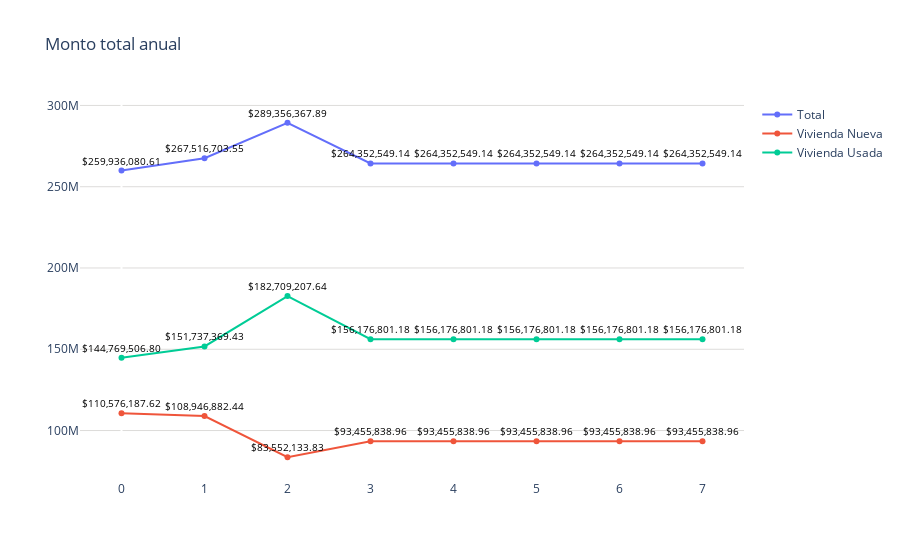

Notebook code for this chart:
### Code cell
import plotly.graph_objects as go
import os
import plotly.io as pio
import locale

# Configurar el locale para formatear los números como moneda
locale.setlocale(locale.LC_ALL, '')

# Datos
trimestres = nuevo_df['trimestres']
modalidades = nuevo_df['modalidades']
montos = nuevo_df['montos']

fig = go.Figure()

# Agregar líneas para cada modalidad
for modalidad in modalidades.unique():
    df_modalidad = nuevo_df[nuevo_df['modalidades'] == modalidad]
    fig.add_trace(go.Scatter(
        x=df_modalidad['trimestres'],
        y=df_modalidad['montos'],
        mode='markers+lines',
        name=modalidad
    ))

fig.update_layout(
    title='Monto total anual',
    yaxis=dict(gridcolor='#dddcda'),
    plot_bgcolor='rgba(0,0,0,0)',  # Color de fondo del gráfico
)

# Agregar etiquetas de texto a los puntos
for trace in fig.data:
    df_modalidad = nuevo_df[nuevo_df['modalidades'] == trace.name]
    for i, point in enumerate(trace.y):
        # Formatear el valor del monto como una cadena en formato de precio
        monto_formateado = locale.currency(df_modalidad.iloc[i]["montos"], grouping=True)
        fig.add_annotation(
            x=trace.x[i], 
            y=point, 
            text=f'{monto_formateado}', 
            showarrow=False,
            font=dict(color='black', size=10),
            yshift=10
        )

# Exportar gráfica como archivo HTML
def guardar_grafico_como_html(fig, nombre_archivo, carpeta='graficas'):
    # Crear la carpeta si no existe
    if not os.path.exists(carpeta):
        os.makedirs(carpeta)
    
    # Gráfica como archivo HTML en la carpeta especificada
    pio.write_html(fig, f'{carpeta}/{nombre_archivo}.html')

guardar_grafico_como_html(fig, 'g_scatt_forecastcreditgral_total_direct_tulancingo', carpeta='graficas')
fig.show()

### Figure 1 — Plotly figure (JSON) as saved in the notebook; plotly's stock layout.template omitted (floating-point values rounded to 4 significant figures)
{"data": [{"mode": "markers+lines", "name": "Total", "type": "scatter", "x": [0, 1, 2, 3, 4, 5, 6, 7], "y": [259900000.0, 267500000.0, 289400000.0, 264400000.0, 264400000.0, 264400000.0, 264400000.0, 264400000.0]}, {"mode": "markers+lines", "name": "Vivienda Nueva", "type": "scatter", "x": [0, 1, 2, 3, 4, 5, 6, 7], "y": [110600000.0, 108900000.0, 83550000.0, 93460000.0, 93460000.0, 93460000.0, 93460000.0, 93460000.0]}, {"mode": "markers+lines", "name": "Vivienda Usada", "type": "scatter", "x": [0, 1, 2, 3, 4, 5, 6, 7], "y": [144800000.0, 151700000.0, 182700000.0, 156200000.0, 156200000.0, 156200000.0, 156200000.0, 156200000.0]}], "layout": {"annotations": [{"font": {"color": "black", "size": 10}, "showarrow": false, "text": "$259,936,080.61", "x": 0, "y": 259900000.0, "yshift": 10}, {"font": {"color": "black", "size": 10}, "showarrow": false, "text": "$267,516,703.55", "x": 1, "y": 267500000.0, "yshift": 10}, {"font": {"color": "black", "size": 10}, "showarrow": false, "text": "$289,356,367.89", "x": 2, "y": 289400000.0, "yshift": 10}, {"font": {"color": "black", "size": 10}, "showarrow": false, "text": "$264,352,549.14", "x": 3, "y": 264400000.0, "yshift": 10}, {"font": {"color": "black", "size": 10}, "showarrow": false, "text": "$264,352,549.14", "x": 4, "y": 264400000.0, "yshift": 10}, {"font": {"color": "black", "size": 10}, "showarrow": false, "text": "$264,352,549.14", "x": 5, "y": 264400000.0, "yshift": 10}, {"font": {"color": "black", "size": 10}, "showarrow": false, "text": "$264,352,549.14", "x": 6, "y": 264400000.0, "yshift": 10}, {"font": {"color": "black", "size": 10}, "showarrow": false, "text": "$264,352,549.14", "x": 7, "y": 264400000.0, "yshift": 10}, {"font": {"color": "black", "size": 10}, "showarrow": false, "text": "$110,576,187.62", "x": 0, "y": 110600000.0, "yshift": 10}, {"font": {"color": "black", "size": 10}, "showarrow": false, "text": "$108,946,882.44", "x": 1, "y": 108900000.0, "yshift": 10}, {"font": {"color": "black", "size": 10}, "showarrow": false, "text": "$83,552,133.83", "x": 2, "y": 83550000.0, "yshift": 10}, {"font": {"color": "black", "size": 10}, "showarrow": false, "text": "$93,455,838.96", "x": 3, "y": 93460000.0, "yshift": 10}, {"font": {"color": "black", "size": 10}, "showarrow": false, "text": "$93,455,838.96", "x": 4, "y": 93460000.0, "yshift": 10}, {"font": {"color": "black", "size": 10}, "showarrow": false, "text": "$93,455,838.96", "x": 5, "y": 93460000.0, "yshift": 10}, {"font": {"color": "black", "size": 10}, "showarrow": false, "text": "$93,455,838.96", "x": 6, "y": 93460000.0, "yshift": 10}, {"font": {"color": "black", "size": 10}, "showarrow": false, "text": "$93,455,838.96", "x": 7, "y": 93460000.0, "yshift": 10}, {"font": {"color": "black", "size": 10}, "showarrow": false, "text": "$144,769,506.80", "x": 0, "y": 144800000.0, "yshift": 10}, {"font": {"color": "black", "size": 10}, "showarrow": false, "text": "$151,737,369.43", "x": 1, "y": 151700000.0, "yshift": 10}, {"font": {"color": "black", "size": 10}, "showarrow": false, "text": "$182,709,207.64", "x": 2, "y": 182700000.0, "yshift": 10}, {"font": {"color": "black", "size": 10}, "showarrow": false, "text": "$156,176,801.18", "x": 3, "y": 156200000.0, "yshift": 10}, {"font": {"color": "black", "size": 10}, "showarrow": false, "text": "$156,176,801.18", "x": 4, "y": 156200000.0, "yshift": 10}, {"font": {"color": "black", "size": 10}, "showarrow": false, "text": "$156,176,801.18", "x": 5, "y": 156200000.0, "yshift": 10}, {"font": {"color": "black", "size": 10}, "showarrow": false, "text": "$156,176,801.18", "x": 6, "y": 156200000.0, "yshift": 10}, {"font": {"color": "black", "size": 10}, "showarrow": false, "text": "$156,176,801.18", "x": 7, "y": 156200000.0, "yshift": 10}], "plot_bgcolor": "rgba(0,0,0,0)", "title": {"text": "Monto total anual"}, "yaxis": {"gridcolor": "#dddcda"}}}
